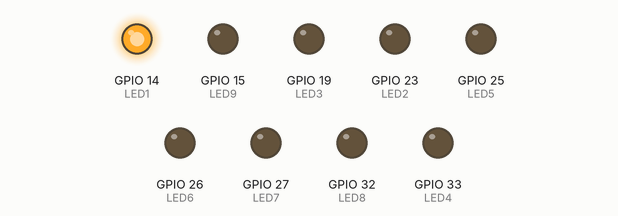
Simulated run of this sketch. Board: ESP32. Shown: output pins drawn as LEDs (lit = HIGH).

Above: at 0.5 s.
At 1.5 s:
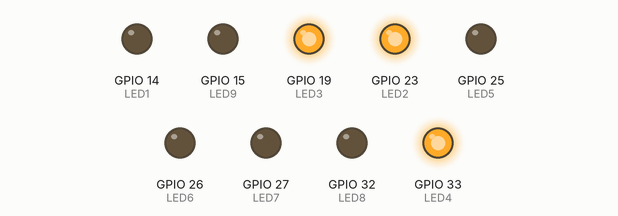
At 2.5 s:
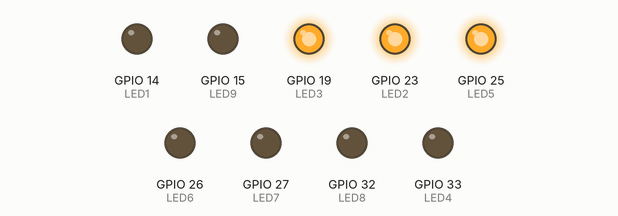
At 3.5 s:
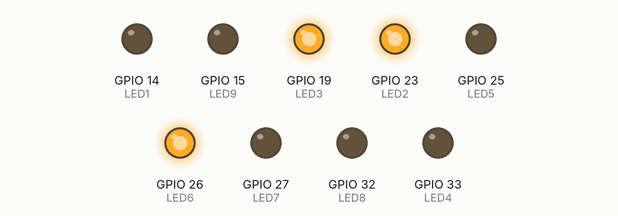
At 5.5 s:
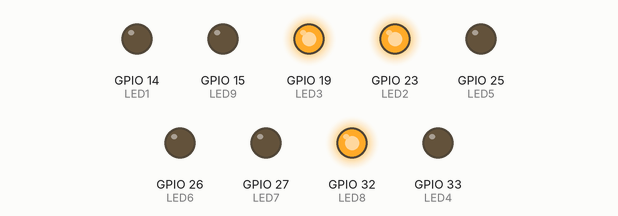
At 7.5 s:
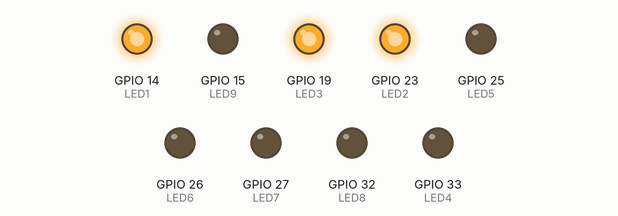
Timing chart, 0 to 8.1 s (numbered marks = the images above):
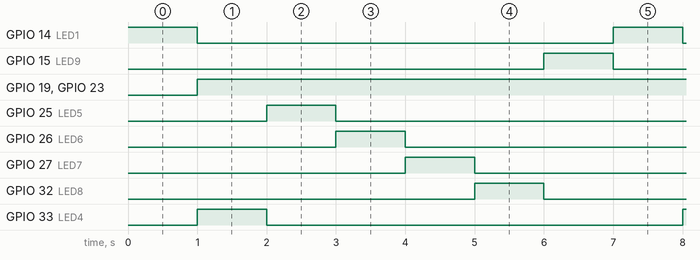

Measured:
- by itself, GPIO 19 (LED3), GPIO 23 (LED2): LOW → HIGH at 1.0 s
- by itself, GPIO 14 (LED1), GPIO 15 (LED9), GPIO 25 (LED5), GPIO 26 (LED6), GPIO 27 (LED7), GPIO 32 (LED8), GPIO 33 (LED4): alternates HIGH for 1.0 s and LOW for 6.0 s
- by itself, everything shown: repeats every 7.0 s, in 8 steps

The sketch:

programme_LED.ino
```cpp
//#include <dummy.h>

#define LED1 14
#define LED2 23
#define LED3 19
#define LED4 33
#define LED5 25
#define LED6 26
#define LED7 27
#define LED8 32
#define LED9 15

void setup() {
  pinMode (LED1, OUTPUT);
  pinMode (LED2, OUTPUT);
  pinMode (LED3, OUTPUT);
  pinMode (LED4, OUTPUT);
  pinMode (LED5, OUTPUT);
  pinMode (LED6, OUTPUT);
  pinMode (LED7, OUTPUT);
  pinMode (LED8, OUTPUT);
  pinMode (LED9, OUTPUT);
}
void loop () {
  digitalWrite (LED1, HIGH);
  delay (1000);
  digitalWrite (LED1, LOW);
  digitalWrite (LED2, HIGH);
  digitalWrite (LED3, HIGH);
  digitalWrite (LED4, HIGH);
  delay (1000);
  digitalWrite (LED4, LOW);
  digitalWrite (LED5, HIGH);
  delay (1000);
  digitalWrite (LED5, LOW);
  digitalWrite (LED6, HIGH);
  delay (1000);
  digitalWrite (LED6, LOW);
  digitalWrite (LED7, HIGH);
  delay (1000);
  digitalWrite (LED7, LOW);
  digitalWrite (LED8, HIGH);
  delay (1000);
  digitalWrite (LED8, LOW);
  digitalWrite (LED9, HIGH);
  delay (1000);
  digitalWrite (LED9, LOW);
}
```
